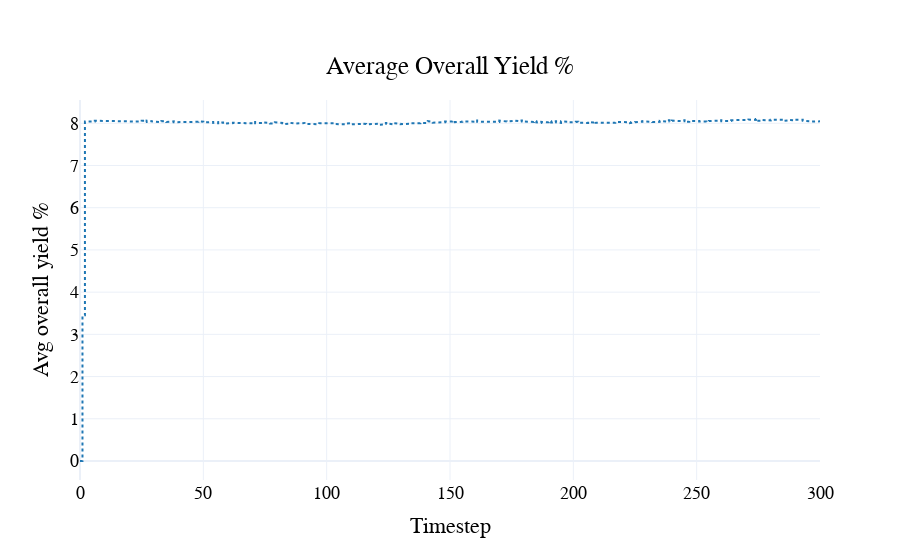

The notebook cell this image was saved under:
### Code cell
fig = visualizations.plot_avg_overall_yield(
    df
)
pio.show(fig)

### Figure 1 — Plotly figure (JSON) as saved in the notebook; plotly's stock layout.template omitted (floating-point values rounded to 4 significant figures; data arrays with more than 128 entries replaced by an {"elided": "..."} marker saying what was removed)
{"data": [{"line": {"color": "#1f77b4", "dash": "dot"}, "name": "Avg overall yield %", "type": "scatter", "x": {"elided": "2101 int values"}, "y": {"elided": "2101 float values"}}], "layout": {"font": {"color": "black", "family": "Arial", "size": 18}, "hovermode": "x unified", "legend": {"orientation": "h", "x": 0.5, "xanchor": "center", "y": -0.5, "yanchor": "bottom"}, "paper_bgcolor": "rgba(255, 255, 255, 1)", "plot_bgcolor": "rgba(255, 255, 255, 1)", "title": {"text": "Average Overall Yield %", "x": 0.5, "xanchor": "center", "y": 0.9, "yanchor": "top"}, "xaxis": {"title": {"text": "Timestep"}}, "yaxis": {"title": {"text": "Avg overall yield %"}}}}
